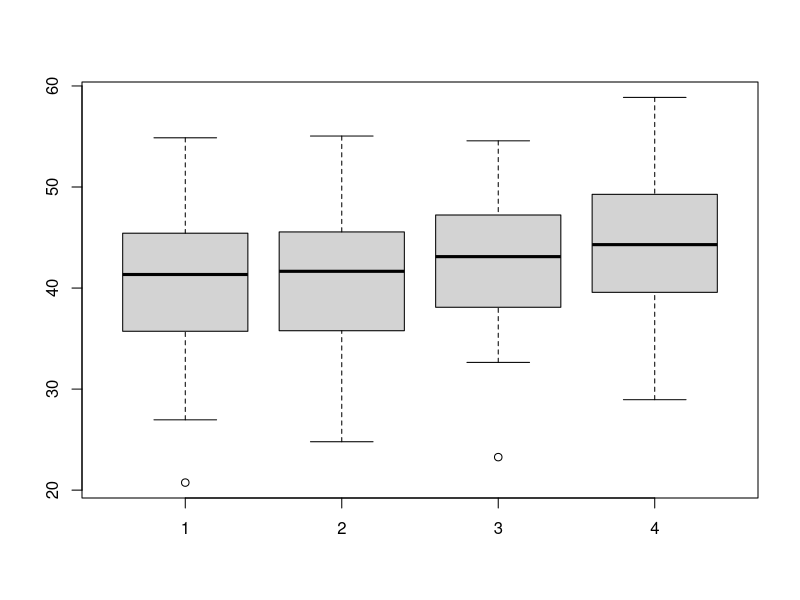

Write the R code that produced this figure.
# R Statistics Essential Training
# Ex07_05
# Comparing means with ANOVA

# Load data
# Each group in separate variable
x1 <- rnorm(30, mean = 40, sd = 8)
x2 <- rnorm(30, mean = 41, sd = 8)
x3 <- rnorm(30, mean = 45, sd = 8) # You'll get different samples for x3 & x4 even though the parameters appear the same b/c drawing from random normal distribution.
x4 <- rnorm(30, mean = 45, sd = 8)
# Formula result is F(3, 116) = 3.24, p = .025

boxplot(x1, x2, x3, x4)  # Quick graphical check # Why are the means for the boxplot of x3 & x4 different? 

# Combine vectors into a single data frame
# Use cbind to combine columns so you can create new dataframe composed of those 4 individual vectors
xdf <- data.frame(cbind(x1, x2, x3, x4))
summary(xdf)

# Stack data to get one column with outcome
# and second columns with group
xs <- stack(xdf) # In order to do ANOVA, need to stack up the cbind dataframe. Results in values & ind

# Conduct one-way ANOVA (Analysis of Variance) 
# aov(outcome ~ ind, data = stacked dfname )
anova1 <- aov(values ~ ind, data = xs)
anova1
summary(anova1) # Summary tells us there is a statistically significant difference but doesn't say where.

# Post-hoc comparisons - Shows where difference is.
# Can use number of tests [Bonferroni,etc.] This instructor likes Tukey cus he thinks others are conservative estimates.
TukeyHSD(anova1)
?pairwise.t.test  # Other post-hoc tests
?p.adjust  # Specific methods

rm(list = ls())  # Clean up
dev.off()
